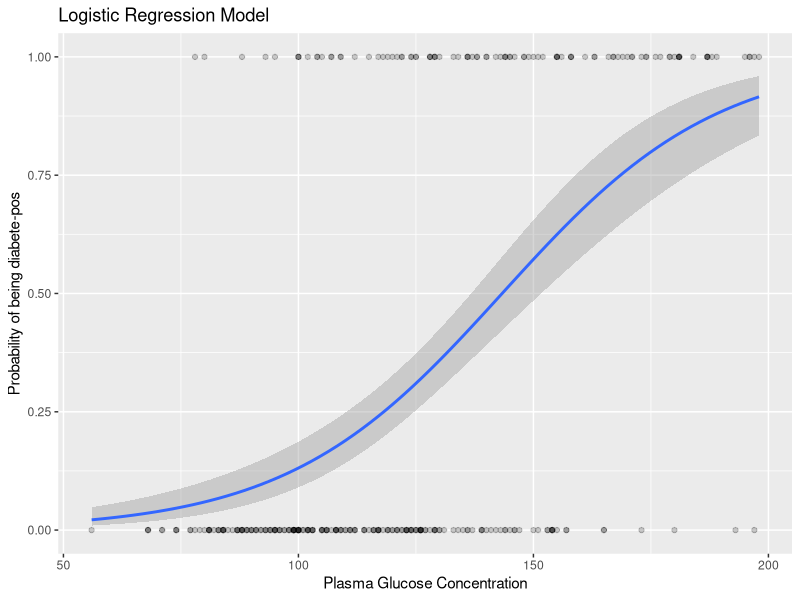

Write the R code that produced this figure.
# LOGISTIC REGRESSION ==================================================================================================
# In statistics, the logistic model (or logit model) is a statistical model that models the probability of an event
# taking place by having the log-odds for the event be a linear combination of one or more independent variables.
# In regression analysis, logistic regression (or logit regression) is estimating the parameters of a logistic model
# (the coefficients in the linear combination).

# Assumptions
# - First, binary logistic regression requires the dependent variable to be binary and ordinal logistic regression 
#   requires the dependent variable to be ordinal.
# - Second, logistic regression requires the observations to be independent of each other.  In other words, 
#   the observations should not come from repeated measurements or matched data.
# - Third, logistic regression requires there to be little or no multicollinearity among the independent variables.
#   This means that the independent variables should not be too highly correlated with each other.
# - Fourth, logistic regression assumes linearity of independent variables and log odds.  although this analysis does 
#   not require the dependent and independent variables to be related linearly, it requires that the independent 
#   variables are linearly related to the log odds.
# - Finally, logistic regression typically requires a large sample size.  A general guideline is that you need at 
#   minimum of 10 cases with the least frequent outcome for each independent variable in your model.

# Libraries ============================================================================================================
library(dplyr)
library(tidyr)
library(ggplot2)
library(caret)

# Data =================================================================================================================
data("PimaIndiansDiabetes2", package = "mlbench")

PimaIndiansDiabetes2 %>% str()
# 'data.frame':	768 obs. of  9 variables:
# $ pregnant: num  6 1 8 1 0 5 3 10 2 8 ...
# $ glucose : num  148 85 183 89 137 116 78 115 197 125 ...
# $ pressure: num  72 66 64 66 40 74 50 NA 70 96 ...
# $ triceps : num  35 29 NA 23 35 NA 32 NA 45 NA ...
# $ insulin : num  NA NA NA 94 168 NA 88 NA 543 NA ...
# $ mass    : num  33.6 26.6 23.3 28.1 43.1 25.6 31 35.3 30.5 NA ...
# $ pedigree: num  0.627 0.351 0.672 0.167 2.288 ...
# $ age     : num  50 31 32 21 33 30 26 29 53 54 ...
# $ diabetes: Factor w/ 2 levels "neg","pos": 2 1 2 1 2 1 2 1 2 2 ...

PimaIndiansDiabetes2 %>% is.na() %>% colSums()
# pregnant  glucose pressure  triceps  insulin     mass pedigree      age diabetes
#       0        5       35      227      374       11        0        0        0

df <- PimaIndiansDiabetes2 %>% drop_na()

traning_samples <-
  df$diabetes %>%
  createDataPartition(p = 0.8, list = FALSE)

df_train <- df[traning_samples, ]
df_test <- df[-traning_samples, ]

# Simple logistic regression ===========================================================================================
# Fit the model
model <- glm(diabetes ~ glucose, data = df_train, family = binomial)
summary(model)
# Call:
#   glm(formula = diabetes ~ glucose, family = binomial, data = df_train)
#
# Coefficients:
#                Estimate Std. Error z value Pr(>|z|)
#   (Intercept) -6.500356   0.732845  -8.870   <2e-16 ***
#   glucose      0.045477   0.005536   8.214   <2e-16 ***
#   ---
#   Signif. codes:  0 ‘***’ 0.001 ‘**’ 0.01 ‘*’ 0.05 ‘.’ 0.1 ‘ ’ 1
#
# (Dispersion parameter for binomial family taken to be 1)
#
# Null deviance: 398.80  on 313  degrees of freedom
# Residual deviance: 300.27  on 312  degrees of freedom
# AIC: 304.27
#
# Number of Fisher Scoring iterations: 4

# Prediction and testing - use the option type = “response” to directly obtain the probabilities
probabilities <-
  model %>% predict(df_test %>% select(glucose), type = "response")
predicted.classes <- ifelse(probabilities > 0.5, "pos", "neg")
(df_test$diabetes == predicted.classes) %>% table()
# .
# FALSE  TRUE
#    17    61

# (auto) visualization
df_train %>%
  mutate(prob = ifelse(diabetes == "pos", 1, 0)) %>%
  ggplot(aes(glucose, prob)) +
  geom_point(alpha = 0.2) +
  geom_smooth(method = "glm",
              method.args = list(family = "binomial")) +
  labs(title = "Logistic Regression Model",
       x = "Plasma Glucose Concentration",
       y = "Probability of being diabete-pos")
# The curve shows the probability of being diabetic versus glucose level.

# Multiple logistic regression =========================================================================================
best_model <-
  glm(diabetes ~ ., data = df_train, family = binomial) %>% step()
summary(best_model)
# Call:
#   glm(formula = diabetes ~ glucose + mass + pedigree + age, family = binomial,
#       data = df_train)
#
# Coefficients:
#                Estimate Std. Error z value Pr(>|z|)
#   (Intercept) -9.874326   1.198556  -8.239  < 2e-16 ***
#   glucose      0.036344   0.005634   6.450 1.12e-10 ***
#   mass         0.060795   0.022705   2.678 0.007415 **
#   pedigree     1.251908   0.471776   2.654 0.007964 **
#   age          0.056244   0.015319   3.672 0.000241 ***
#   ---
#   Signif. codes:  0 ‘***’ 0.001 ‘**’ 0.01 ‘*’ 0.05 ‘.’ 0.1 ‘ ’ 1
#
# (Dispersion parameter for binomial family taken to be 1)
#
# Null deviance: 398.80  on 313  degrees of freedom
# Residual deviance: 277.75  on 309  degrees of freedom
# AIC: 287.75
#
# Number of Fisher Scoring iterations: 5

# Estimate:  the intercept (b0) and the beta coefficient estimates associated to each predictor variable
# Std.Error: the standard error of the coefficient estimates. This represents the accuracy of the coefficients.
#            The larger the standard error, the less confident we are about the estimate.
# z value:   the z-statistic, which is the coefficient estimate (column 2) divided by the standard error of the estimate (column 3).
# Pr(>|z|):  The p-value corresponding to the z-statistic. The smaller the p-value, the more significant the estimate is.

# For example, the regression coefficient for glucose is 0.036344. This indicate that one unit increase in the glucose
# concentration will increase the odds of being diabetes-positive by exp(0.036344) 1.037013 times.

# Prediction and testing - use the option type = “response” to directly obtain the probabilities
probabilities <-
  best_model %>% predict(df_test %>% select(names(best_model$coefficients)[-1]), type = "response")
predicted.classes <- ifelse(probabilities > 0.5, "pos", "neg")
(df_test$diabetes == predicted.classes) %>% table()
# .
# FALSE  TRUE
#    15    63
